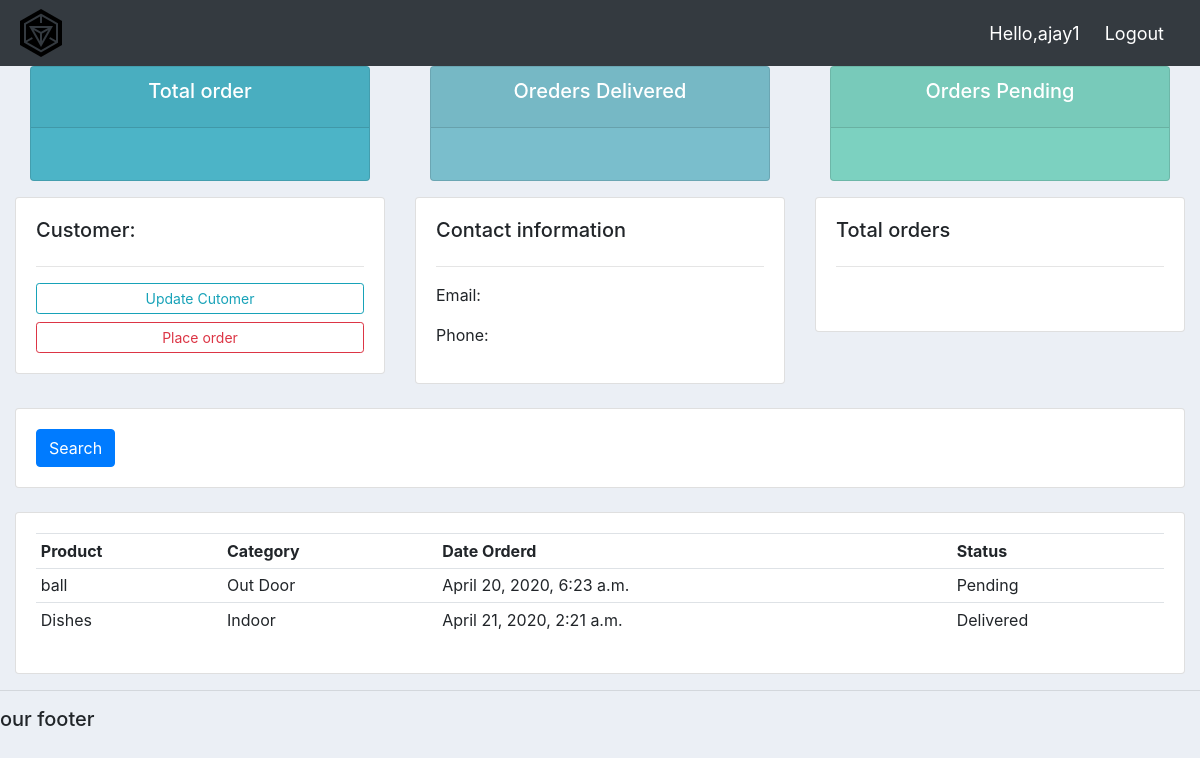
Screenshot of /user/ (signed in) with the database file from the repository.
### accounts/models.py (models this page shows, shortened)
class Order(models.Model):
	STATUS = (
			('Pending', 'Pending'),
			('Out for delivery', 'Out for delivery'),
			('Delivered', 'Delivered'),
		)
	customer = models.ForeignKey(Customer, null = True, on_delete = models.SET_NULL)
	product = models.ForeignKey(Product, null = True, on_delete = models.SET_NULL)
	date_created = models.DateTimeField(auto_now_add = True, null = True)
	status = models.CharField(max_length = 200, null = True, choices =STATUS)

class Product(models.Model):
	CATEGORY = (
			('Indoor', 'Indoor'),
			('Out Door', 'out Door'),
		)
	name = models.CharField(max_length = 200, null = True)
	price = models.FloatField(null = True)
	category = models.CharField(max_length = 200, null = True, choices = CATEGORY)
	description = models.CharField(max_length = 200, null = True, blank = True)
	date_created = models.DateTimeField(auto_now_add = True, null = True)
	tags = models.ManyToManyField(Tag)
	def __str__(self):
		return self.name

### accounts/decorators.py (the view)
		def wrapper_func(request, *args, **kwargs):
			group = None
			if request.user.groups.exists():
				group  = request.user.groups.all()[0].name
			if group in allowed_roles:
				return view_func(request, *args, **kwargs)
			else:
				return HttpResponse("you are not authorized")

### accounts/views.py (called while the page is built)
@login_required(login_url = 'login')
@allowed_users(allowed_roles = ['customer'])
def userPage(request):
	orders = request.user.customer.order_set.all()
	context = {'orders':orders}
	return render(request, "accounts/user.html", context)

### accounts/templates/accounts/user.html
{% extends 'accounts/main.html' %}
{% block content %}
{% include 'accounts/status.html' %}
<div class="row">
	<div class="col-md">
		<div class="card card-body">
			<h5>Customer:</h5>
			<hr>
			<a href="" class="btn btn-outline-info btn-sm btn-block">Update Cutomer</a>
			<a href="{% url 'create_order' %}" class="btn btn-outline-danger btn-sm btn-block">Place order</a>
		</div>
	</div>
	<div class="col-md">
		<div class="card card-body">
			<h5>Contact information</h5>
			<hr>
			<p>Email:&nbsp;{{customer.email}}</p>
			<p>Phone:&nbsp;{{customer.phone}}</p>
		</div>
	</div>
	<div class="col-md">
		<div class="card card-body">
			<h5>Total orders</h5>
			<hr>
			<h1 style="text-align: center;padding: 10px;">{{order_count}}</h1>
		</div>
	</div>
</div>
<br>
<div class="row">
	<div class="col">
		<div class="card card-body">
			<form method="get">
				<button class="btn btn-primary">Search</button>
			</form>
		</div>
	</div>
</div>
<br>
<div class="row">
	<div class="col-md">
		<div class="card card-body">
			<table class="table table-sm">
				<tr>
					<th>Product</th>
					<th>Category</th>
					<th>Date Orderd</th>
					<th>Status</th>
				</tr>
				{% for order in orders %}
					<tr>
						<td>{{order.product}}</td>
						<td>{{order.product.category}}</td>
						<td>{{order.date_created}}</td>
						<td>{{order.status}}</td>
					</tr>
				{% endfor %}
			</table>
		</div>
	</div>
</div>
{% endblock %}

### accounts/templates/accounts/navbar.html (shortened to what this page needs)
{% load static %}
<nav class="navbar navbar-expand-lg navbar-dark bg-dark">
  <img src="{% static 'images/logo.png' %}">
  <span class ="hello_msg">Hello,{{request.user}} </span>
  <span><a class ="hello_msg" href="{% url 'logout' %}">&nbsp;Logout</a></span>
</nav>

### accounts/static/css/main.css (style rules this page uses)
body { background-color: #ebeff5; }

### accounts/templates/accounts/navbar.html (style rules this page uses)
.hello_msg { color: white; font-size: 18px; margin-right: 20px; }

### rows the page displays
Order: product "ball", product.category "Out Door", date_created "April 20, 2020, 6:23 a.m.", status "Pending"
Order: product "Dishes", product.category "Indoor", date_created "April 21, 2020, 2:21 a.m.", status "Delivered"

### other values shown
{{ request.user }} "ajay1"
